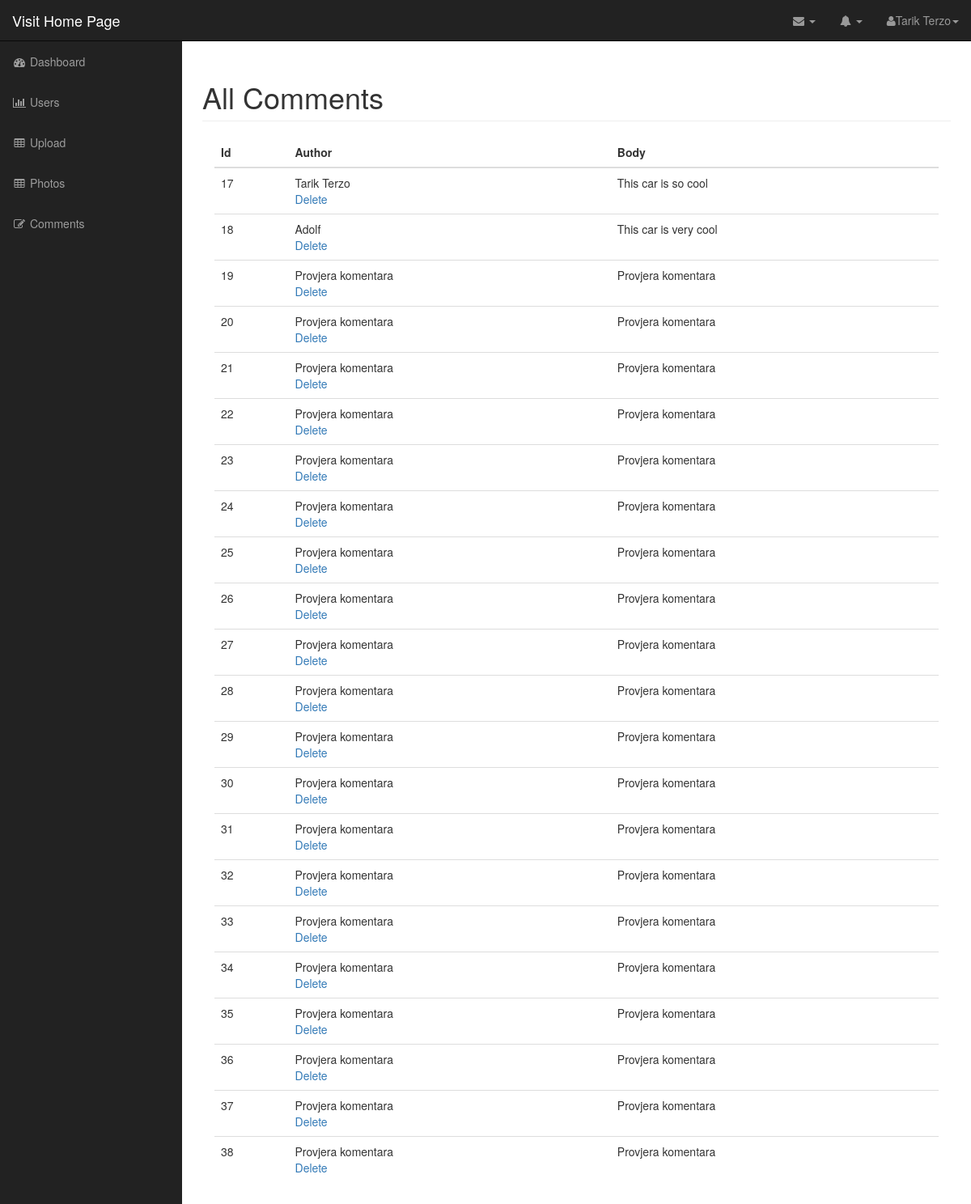
/admin/comments.php (signed in), run on the app's committed database.
### tables this page shows
CREATE TABLE `comments` (
  `id` int(11) NOT NULL,
  `photo_id` int(11) NOT NULL,
  `author` varchar(255) NOT NULL,
  `body` text NOT NULL
);

### admin/includes/database.php (called while the page is built, shortened)
<?php
class Database{
    public $connection;
    public function open_db_connection(){
    $this->connection = mysqli_connect(DB_HOST, DB_USER, DB_PASSWORD, DB_NAME);
    }
  public function query($sql) {
    $result = mysqli_query($this->connection, $sql);
    return $result;
  }
}
$database = new Database();
?>

### admin/includes/db_object.php (called while the page is built, shortened)
<?php
class Db_object{
    public static function find_all(){
        return  static::find_by_query("SELECT * FROM " . static::$db_table . " " );
        }
        public static function find_by_query($sql){
            global $database;
            $result_set = $database->query($sql);
            $the_object_array = array();
            while($row = mysqli_fetch_array($result_set)){
                $the_object_array[] = static::instantation($row);
            }
            return $the_object_array;
        }
        public static function instantation($the_record){
            $the_object = new $calling_class;
        foreach($the_record as $the_attribute => $value){
            if($the_object->has_the_attribute($the_attribute)){
                $the_object->$the_attribute = $value;
            }
        }
        return $the_object;
        }
        private function has_the_attribute($the_attribute){
           $object_properties = get_object_vars($this);
           return array_key_exists($the_attribute, $object_properties);
        }
}
?>

### admin/comments.php (the view, shortened to what this page needs)
<?php include("includes/header.php"); ?>
<?php
$comments = Comment::find_all();
?>
        <nav class="navbar navbar-inverse navbar-fixed-top" role="navigation">
           <?php include("includes/top_nav.php"); ?>
        <?php include("includes/side_nav.php"); ?>
        </nav>
        <div id="page-wrapper">
        <div class="container-fluid">
            <div class="row">
                <div class="col-lg-12">
                    <h1 class="page-header">
                        All Comments
                    </h1>
                    <div class="col-md-12">
                        <table class="table table-hover">
                            <thead>
                                <tr>
                                    <th>Id</th>
                                    <th>Author</th>
                                    <th>Body</th>
                                </tr>
                            </thead>
                            <tbody>
                                <?php foreach ($comments as $comment) : ?>
                                <tr>
                                <td><?php echo $comment->id; ?></td>
                                    <td><?php echo $comment->author; ?>
                                    <div class="actions_links">
                                    <form id="form" action="">
                                        <a id="name" href="delete_comment.php?id=<?php echo $comment->id; ?>">Delete</a>
                                        </form>
                                    </div>
                                    </td>
                                    <td><?php echo $comment->body; ?></td>
                                </tr>
                                <?php endforeach; ?>
                            </tbody>
                        </table>
                    </div>
                </div>
            </div>
            </div>
        </div>
  <?php include("includes/footer.php"); ?>

### admin/css/sb-admin.css (style rules this page uses)
body { margin-top: 100px; background-color: #222; }
@media (min-width:768px) { body { margin-top: 50px; } }
#page-wrapper { width: 100%; padding: 0; background-color: #fff; }
@media (min-width:768px) { #page-wrapper { padding: 10px; } }

### data on the page
comments: id "17", author "Tarik Terzo", body "This car is so cool"
comments: id "18", author "Adolf", body "This car is very cool"
comments: id "19", author "Provjera komentara", body "Provjera komentara"
comments: id "20", author "Provjera komentara", body "Provjera komentara"
comments: id "21", author "Provjera komentara", body "Provjera komentara"
comments: id "22", author "Provjera komentara", body "Provjera komentara"
comments: id "24", author "Provjera komentara", body "Provjera komentara"
comments: id "25", author "Provjera komentara", body "Provjera komentara"
comments: id "26", author "Provjera komentara", body "Provjera komentara"
comments: id "27", author "Provjera komentara", body "Provjera komentara"
comments: id "28", author "Provjera komentara", body "Provjera komentara"
comments: id "29", author "Provjera komentara", body "Provjera komentara"
comments: id "30", author "Provjera komentara", body "Provjera komentara"
comments: id "31", author "Provjera komentara", body "Provjera komentara"
comments: id "32", author "Provjera komentara", body "Provjera komentara"
comments: id "33", author "Provjera komentara", body "Provjera komentara"
comments: id "34", author "Provjera komentara", body "Provjera komentara"
comments: id "35", author "Provjera komentara", body "Provjera komentara"
comments: id "36", author "Provjera komentara", body "Provjera komentara"
comments: id "37", author "Provjera komentara", body "Provjera komentara"
comments: id "38", author "Provjera komentara", body "Provjera komentara"

### other printed values
$comment->id "23"
$comment->author "Provjera komentara"
$comment->body "Provjera komentara"
